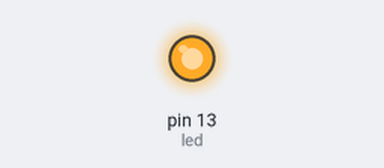
A sketch run on a simulated Arduino Uno, built with avr-gcc and run on an emulated ATmega328P. Shown: output pins drawn as LEDs (lit = HIGH).

Above: at 1.0 s.
At 5.5 s:
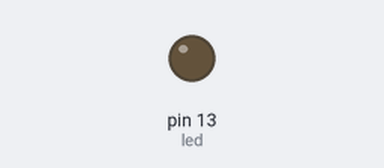
Timing chart, 0 to 6.9 s (numbered marks = the images above):
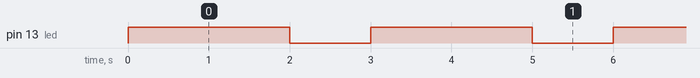

Measured:
- by itself, pin 13 (led): alternates HIGH for 2.0 s and LOW for 1.0 s

The sketch:

LED_On_Off.ino
```cpp
// LED pin
const int led = 13;

void setup() {
    // set LED pin as output
    pinMode(led, OUTPUT);

}

void loop() {

    // LED on for 2 seconds
    digitalWrite(led, HIGH);
    delay(2000);
    // LED off for 1 seconds
    digitalWrite(led, LOW);
    delay(1000);

}
```
